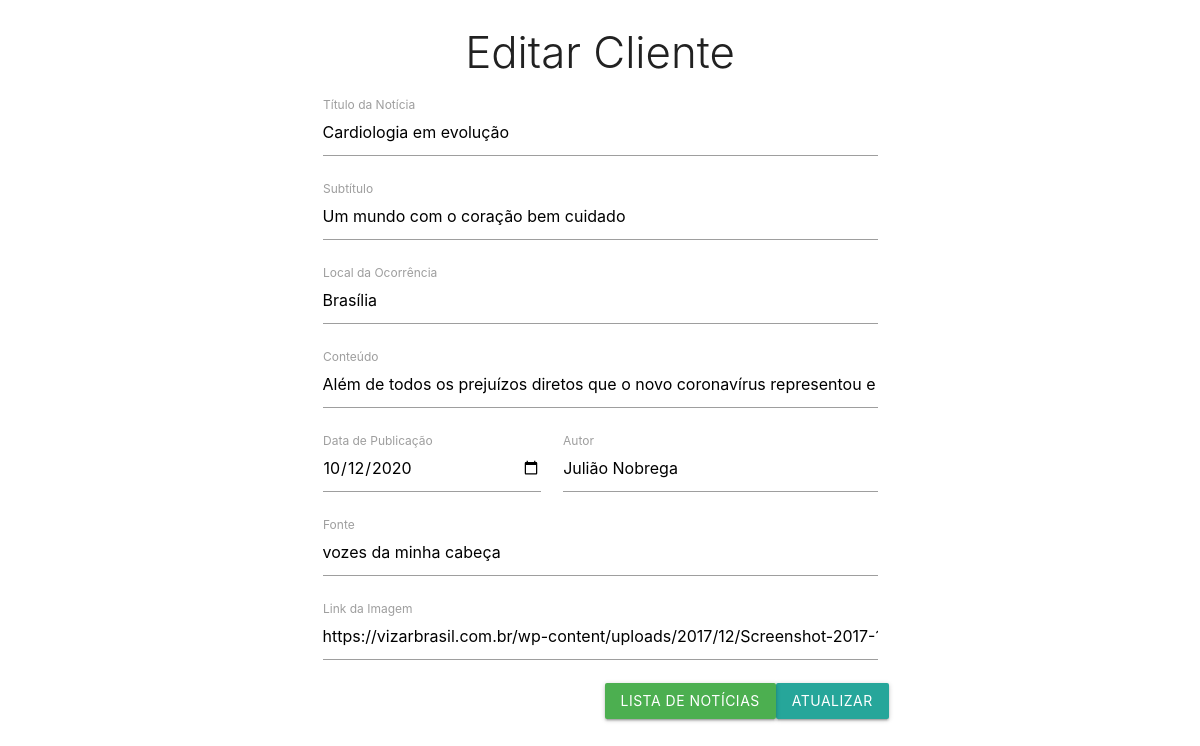
/View/editar-noticia.php?id=1, run on an earlier commit of the app's database.
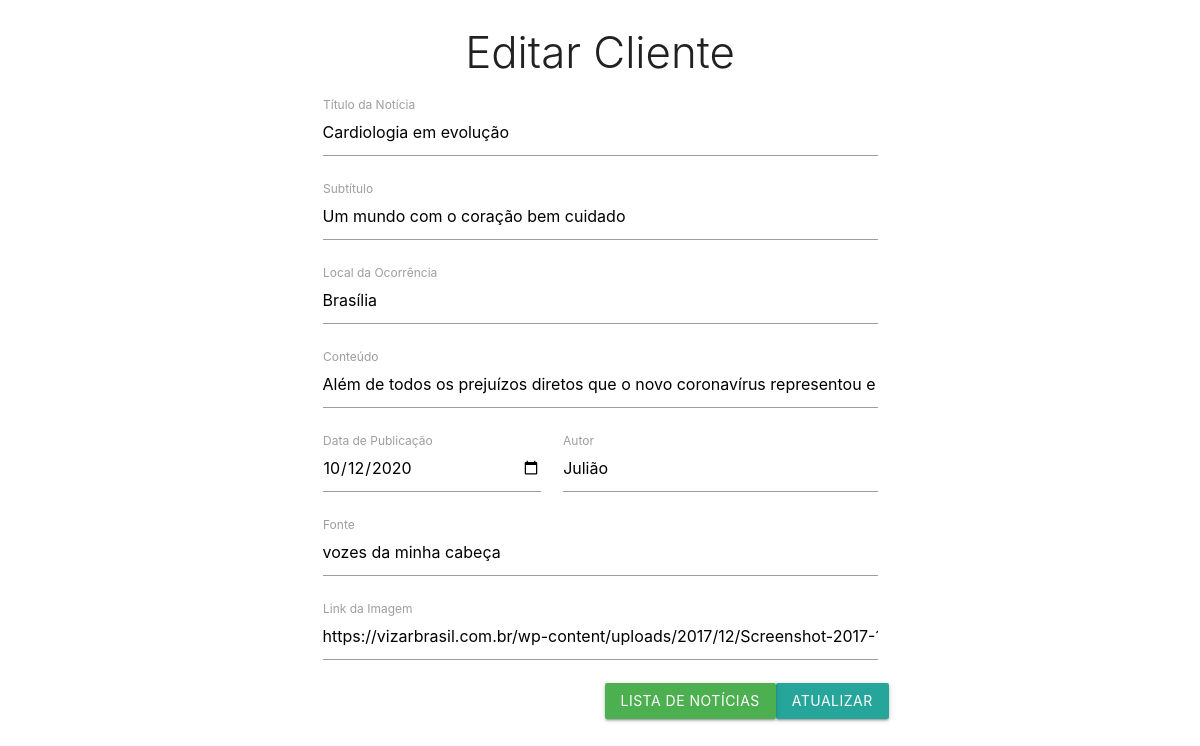
And on a later commit of the database.
### tables this page shows
CREATE TABLE `news` (
  `id` int NOT NULL,
  `newsname` varchar(255) NOT NULL,
  `caption` varchar(255) NOT NULL,
  `datePublication` date NOT NULL,
  `author` varchar(255) NOT NULL,
  `placeOccurrence` text NOT NULL,
  `newsImage` text NOT NULL,
  `content` text NOT NULL,
  `source` text NOT NULL
);

### View/editar-noticia.php (the view, shortened to what this page needs)
<html lang="en">
<head>
    <link rel="stylesheet" href="https://cdnjs.cloudflare.com/ajax/libs/materialize/1.0.0/css/materialize.min.css">
</head>
<body>
    <?php
    include_once '../Model/db-connect.php';
    if(isset($_GET['id'])):
        $id = mysqli_escape_string($connect, $_GET['id']);
        $sql = "SELECT * FROM news WHERE id = '$id'";
        $resultado = mysqli_query($connect, $sql);
        $dateNews = mysqli_fetch_array($resultado);
    endif;
    ?>
    <div class="row">
        <div class="col s12 m6 push-m3">
            <h3 class="light center"> Editar Cliente </h3>
            <form action="../Controller/update-news.php" method="post">
                <div class="input-field col s12">
                    <input type="text" name="newsname" value="<?php echo $dateNews['newsname'];?>" id="newsname" required>
                    <label for="newsname"> Título da Notícia </label>
                </div>
                <div class="input-field col s12">
                    <input type="text" name="caption" value="<?php echo $dateNews['caption'];?>" id="caption" required>
                    <label for="caption"> Subtítulo </label>
                </div>
                <div class="input-field col s12">
                    <input type="text" name="placeOccurrence" value="<?php echo $dateNews['placeOccurrence'];?>" id="placeOccurrence" required>
                    <label for="placeOccurrence"> Local da Ocorrência </label>
                </div>
                <div class="input-field col s12">
                    <input type="text" name="content" value="<?php echo $dateNews['content'];?>" id="content" required>
                    <label for="content"> Conteúdo </label>
                </div>
                <div class="input-field col s5">
                    <input type="date" name="datePublication" value="<?php echo $dateNews['datePublication'];?>" id="datePublication" required>
                    <label for="datePublication"> Data de Publicação </label>
                </div>
                <div class="input-field col s7">
                    <input type="text" name="author" value="<?php echo $dateNews['author'];?>" id="author" required>
                    <label for="author"> Autor </label>
                </div>
                <div class="input-field col s12">
                    <input type="text" name="source" value="<?php echo $dateNews['source'];?>" id="source" required>
                    <label for="source"> Fonte </label>
                </div>
                <div class="input-field col s12">
                    <input type="text" name="newsImage" value="<?php echo $dateNews['newsImage'];?>" id="newsImage" require>
                    <label for="newsImage"> Link da Imagem </label>
                </div>
                <button type="submit" name="btn-editar-news" class="btn right"> Atualizar </button>
                <a href="./noticias.php" class="btn green right"> Lista de Notícias </a>
            </form>
        </div>
    </div>
</body>
</html>

What changed in the data, as far as the page shows it:
changed news "Cardiologia em evolução": author "Julião Nobrega" → "Julião"
